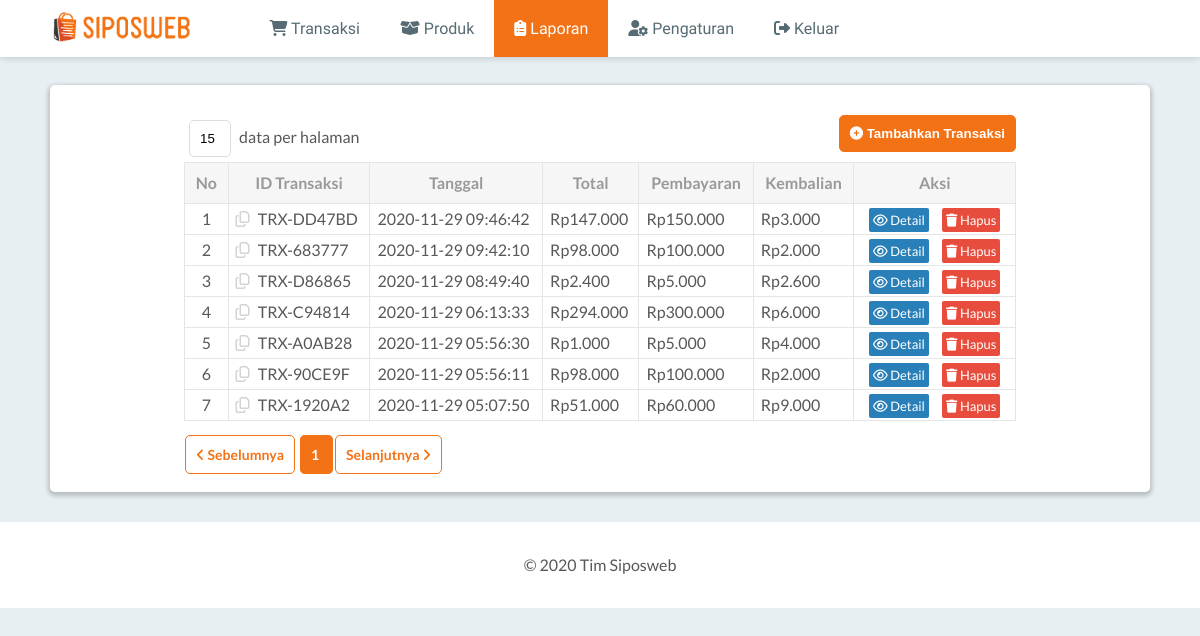
Before: /laporan.php (signed in) with the older database file.
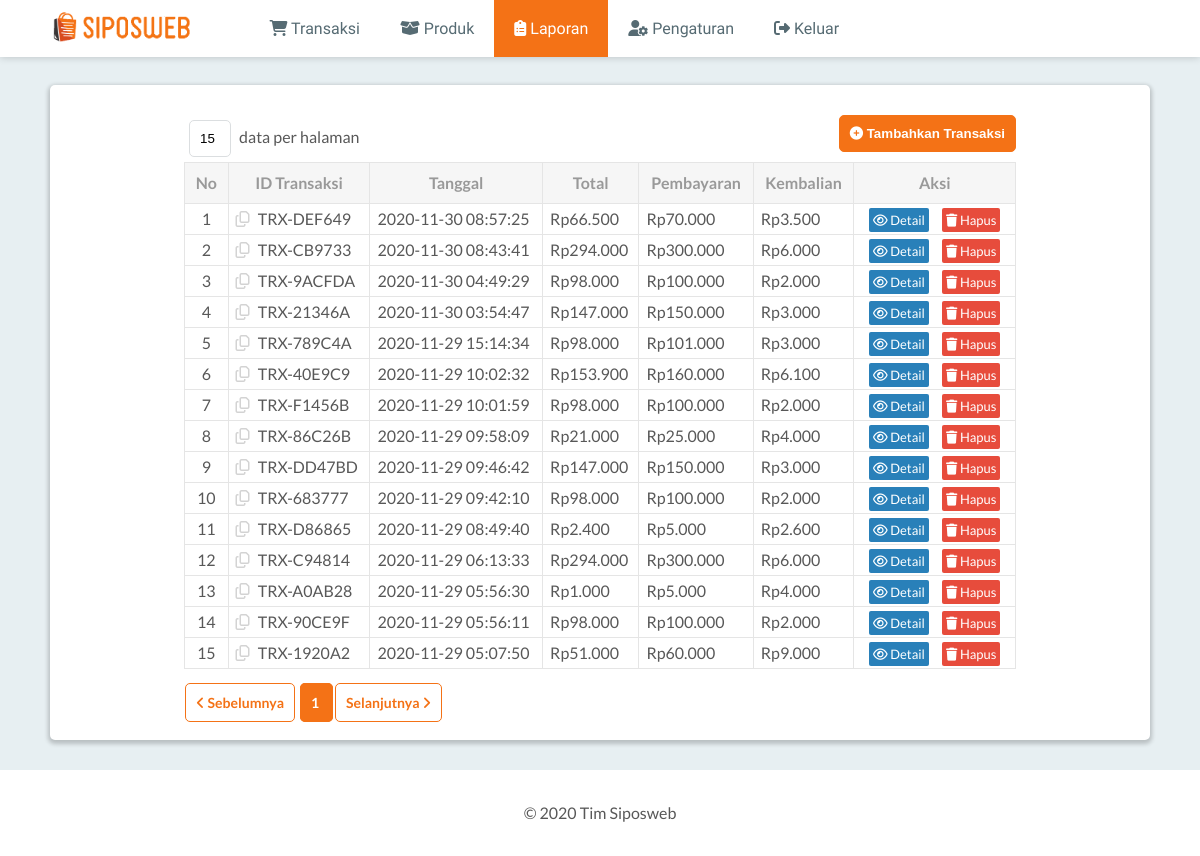
After: the same page with the newer database file.
### tables this page shows
CREATE TABLE `laporan_transaksi` (
  `id` char(10) NOT NULL,
  `tanggal` timestamp NOT NULL DEFAULT current_timestamp() ON UPDATE current_timestamp(),
  `total` int(11) NOT NULL,
  `bayar` int(11) NOT NULL,
  `kembalian` int(11) NOT NULL
);

### functions/functions.php (called while the page is built, shortened)
<?php
$conn = mysqli_connect("localhost", "root", "", "siposweb");
function queryRead($query){
	global $conn;
	$result = mysqli_query($conn, $query);
	$rows = [];
	while ( $row = mysqli_fetch_assoc($result) ) {
		$rows[] = $row;
	}
	return $rows;
}
?>

### laporan.php (the view, shortened to what this page needs)
<?php
require 'functions/functions.php';
$jumlahDataPerHalaman = (isset($_GET["count"])) ? $_GET["count"] : 15;
$jumlahData = (int) queryRead("SELECT COUNT(id) AS jumlah_data FROM laporan_transaksi")[0]["jumlah_data"];
$jumlahHalaman = ceil($jumlahData / $jumlahDataPerHalaman);
$halamanAktif = (isset($_GET["page"])) ? $_GET["page"] : 1;
$awalData = $jumlahDataPerHalaman * ($halamanAktif - 1);
$transaksi = queryRead("SELECT * FROM laporan_transaksi ORDER BY tanggal DESC LIMIT $awalData, $jumlahDataPerHalaman");
?>
<!DOCTYPE html>
<html>
<head>
	<link rel="stylesheet" type="text/css" href="assets/styles/reset.css">
	<link rel="stylesheet" type="text/css" href="assets/styles/style.css">
</head>
<body>
	<header>
		<nav class="nav-menu">
			<ul>
				<h1 class="logo"><a href="#" title="SIPOSWEB"><img src="assets/images/logo.png" alt="SIPOSWEB" height="35px"></a></h1>
				<li><a href="transaksi.php"><i class="fa fa-shopping-cart"></i> Transaksi</a></li>
				<li><a href="produk.php"><i class="fas fa-box-open"></i> Produk</a></li>
				<li><a class="active" href="laporan.php"><i class="fas fa-clipboard-list"></i> Laporan</a></li>
				<li><a href="Pengaturan.php"><i class="fas fa-user-cog"></i> Pengaturan</a></li>
				<li><a href="logout.php"><i class="fas fa-sign-out-alt"></i> Keluar</a></li>
			</ul>
		</nav>
	</header>
	<main>
		<div class="content-laporan">
			<form action="" method="get" class="form-data-count">
				<input type="text" value="<?= $jumlahDataPerHalaman; ?>" class="input-data-count" id="input-data-count" name="count">
				<label for="input-data-count"> data per halaman</label>
			</form>
			<a href="transaksi.php">
				<button class="btn btn-tambahkan-transaksi">
					<i class="fas fa-plus-circle"></i> Tambahkan Transaksi
				</button>
			</a>
			<table class="table-laporan">
				<tr>
					<th>No</th>
					<th>ID Transaksi</th>
					<th>Tanggal</th>
					<th>Total</th>
					<th>Pembayaran</th>
					<th>Kembalian</th>
					<th>Aksi</th>
				</tr>
				<?php $i = ($halamanAktif == 1) ? 1 : ($halamanAktif - 1) * $jumlahDataPerHalaman + 1; ?>
				<?php foreach ($transaksi as $row) : ?>
					<tr>
						<td style="text-align: center;"><?= $i ?></td>
						<td onclick="copyIdTransaksi(this)" style="cursor: pointer;">
							<i class="far fa-copy" style="color: lightgrey; margin-right: 5px;"></i>
							<?= $row["id"]; ?>
						</td>
						<td><?= $row["tanggal"]; ?></td>
						<td>Rp<?=number_format($row["total"], 0, ",", "."); ?></td>
						<td>Rp<?=number_format($row["bayar"], 0, ",", "."); ?></td>
						<td>Rp<?=number_format($row["kembalian"], 0, ",", "."); ?></td>
						<td style="text-align: center;">
							<a href="#" class="action-detail" onclick="showDetail('<?= $row["id"]; ?>')"><i class="far fa-eye"></i> Detail</a>
							<a id="btn-hapus-transaksi" href="#" class="action-hapus" onclick="hapusTransaksi('<?= $row["id"];?>')"><i class="fas fa-trash"></i> Hapus</a>
						</td>
					</tr>
					<?php $i++; ?>
				<?php endforeach; ?>
			</table>
			<a href="<?= ($halamanAktif > 1) ? "?count=$jumlahDataPerHalaman&page=".($halamanAktif - 1) : "#"; ?>" class="btn btn-page-nav"><i class="fas fa-angle-left"></i> Sebelumnya</a>
			<?php for($i = 1; $i <= $jumlahHalaman; $i++) : ?>
				<a href="?count=<?= $jumlahDataPerHalaman; ?>&page=<?= $i; ?>" class="btn btn-page-nav <?php if($i == $halamanAktif): ?>number-active<?php endif; ?>">
					<?= $i; ?>
				</a>
			<?php endfor; ?>
			<a href="<?= ($halamanAktif < $jumlahHalaman) ? "?count=$jumlahDataPerHalaman&page=".($halamanAktif + 1) : "#"; ?>" class="btn btn-page-nav">Selanjutnya <i class="fas fa-angle-right"></i></a>
		</div>
	</main>
	<footer>
		<p>&copy 2020 Tim Siposweb</p>
	</footer>
</body>
</html>

### assets/styles/style.css (style rules this page uses)
body { font-family: 'Lato', sans-serif; color: #585858; background: #E7EFF2; }
header { font-family: 'Source Sans Pro', sans-serif; background: white; box-shadow: 0 0 8px 0 rgba(0, 0, 0, 0.2); position: fixed; top: 0; width: 100%; }
footer { background-color: white; padding: 35px; }
footer p { text-align: center; }
.nav-menu li { display: inline-block; margin: 0; }
.nav-menu ul { display: flex; }
.logo { margin: auto 50px; display: inline-block; }
.nav-menu li a { transition: 400ms; display: inline-block; padding: 20px; color: #566B73; margin: 0; text-decoration: none; }
.nav-menu .active { background-color: #F47216; color: white; }
main { background: white; box-shadow: 0 2px 4px 2px rgba(0, 0, 0, 0.2); border-radius: 5px; padding: 30px; margin: 85px 50px 30px; }
input { padding: 10px; width: 90%; margin: 5px; border-radius: 5px; border: 1.5px solid #DBDEE0; outline: none; }
.btn { cursor: pointer; border: 1.5px solid #F47216; padding: 10px; border-radius: 5px; transition: 0.5s; font-weight: 600; text-decoration: none; }
.btn-tambah-produk, .btn-check-out, .btn-edit-produk, .btn-page-nav, .number-active:hover { font-size: 14px; margin: 20px 1px; background-color: white; color: #F47216; }
.btn-tambah-produk:hover, .btn-check-out:hover, .btn-edit-produk:hover, .btn-page-nav:hover, .number-active { background-color: #F47216; color: white; }
.btn-tambahkan-produk, .btn-tambahkan-transaksi { background-color: #F47216; color: white; float: right; }
.table-produk, .table-laporan { margin: auto; margin-bottom: 25px; width: 100%; }
.table-produk td, .table-laporan td { border: 1.5px solid #E5E5E5; padding: 7px; }
.table-produk th, .table-laporan th { color: #999; background-color: #F6F6F6; border: 1.5px solid #E5E5E5; padding: 12px 10px; font-weight: 600; text-decoration: none; }
.input-data-count { width: 20px; }
.form-data-count { display: inline-block; }
.content-produk, .content-laporan { width: 80%; margin: auto; }
.action-hapus, .action-edit, .action-detail { text-decoration: none; color: white; padding: 4px; margin: 5px; font-size: 13px; border-radius: 2px; }
.action-hapus { background-color: #e74c3c; }
.action-edit, .action-detail { background-color: #2980b9; }

Changed rows visible on the page:
added laporan_transaksi: id "TRX-DEF649", tanggal "2020-11-30 08:57:25", total "66.500", bayar "70.000", kembalian "3.500"
added laporan_transaksi: id "TRX-CB9733", tanggal "2020-11-30 08:43:41", total "294.000", bayar "300.000", kembalian "6.000"
added laporan_transaksi: id "TRX-9ACFDA", tanggal "2020-11-30 04:49:29", total "98.000", bayar "100.000", kembalian "2.000"
added laporan_transaksi: id "TRX-21346A", tanggal "2020-11-30 03:54:47", total "147.000", bayar "150.000", kembalian "3.000"
added laporan_transaksi: id "TRX-789C4A", tanggal "2020-11-29 15:14:34", total "98.000", bayar "101.000", kembalian "3.000"
added laporan_transaksi: id "TRX-40E9C9", tanggal "2020-11-29 10:02:32", total "153.900", bayar "160.000", kembalian "6.100"
added laporan_transaksi: id "TRX-F1456B", tanggal "2020-11-29 10:01:59", total "98.000", bayar "100.000", kembalian "2.000"
added laporan_transaksi: id "TRX-86C26B", tanggal "2020-11-29 09:58:09", total "21.000", bayar "25.000", kembalian "4.000"
